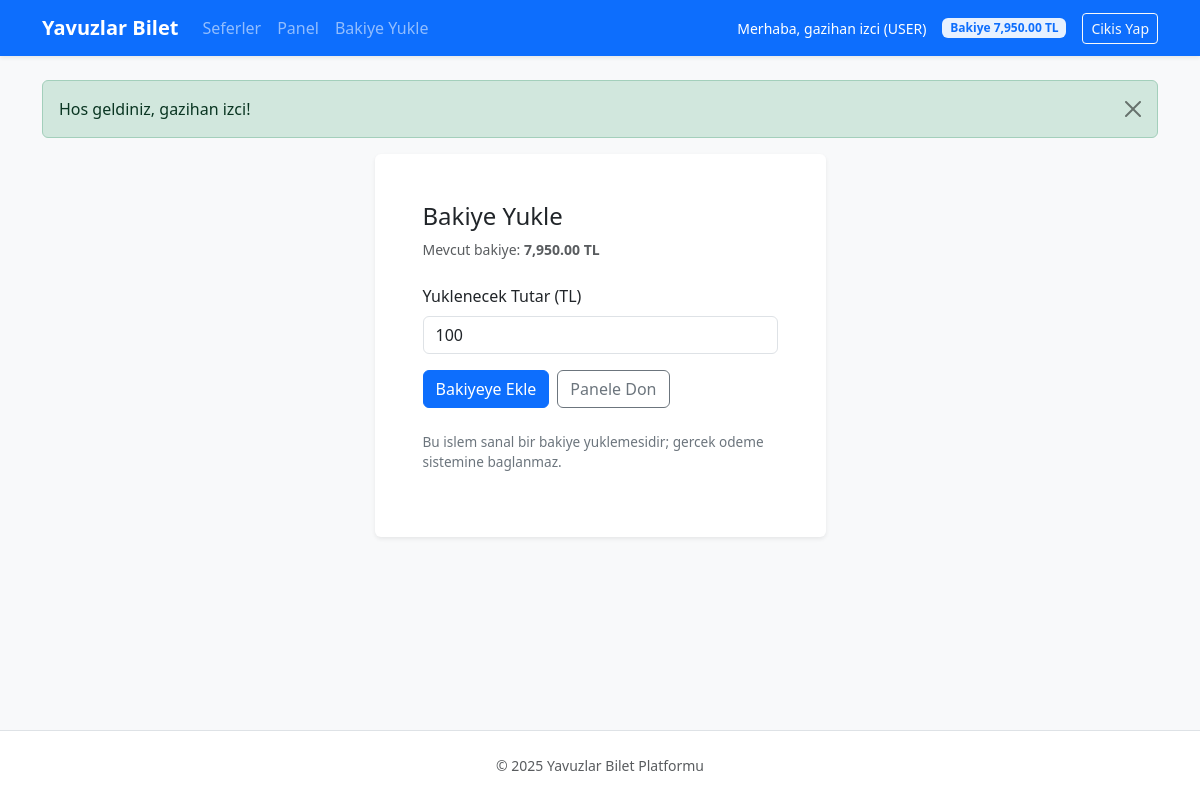
Screenshot of /balance_topup.php (signed in) with the database file from the repository.
### tables this page shows
CREATE TABLE users (
            id TEXT PRIMARY KEY,
            full_name TEXT NOT NULL,
            email TEXT NOT NULL UNIQUE,
            role TEXT NOT NULL CHECK(role IN ("user", "company", "admin")),
            password TEXT NOT NULL,
            company_id TEXT,
            balance REAL NOT NULL DEFAULT 0,
            created_at TEXT NOT NULL DEFAULT CURRENT_TIMESTAMP,
            FOREIGN KEY (company_id) REFERENCES bus_companies(id) ON DELETE SET NULL
        );

### includes/config.php (called while the page is built, shortened)
<?php
function db(): PDO
{
    static $pdo = null;
    if ($pdo === null) {
        $pdo = new PDO('sqlite:' . DB_PATH);
        $pdo->setAttribute(PDO::ATTR_ERRMODE, PDO::ERRMODE_EXCEPTION);
        $pdo->exec('PRAGMA foreign_keys = ON');
    }
    return $pdo;
}
function current_user(): ?array
{
    return $_SESSION['user'] ?? null;
}
function flash(string $key, ?string $message = null): ?string
{
    if (isset($_SESSION['flash'][$key])) {
        $msg = $_SESSION['flash'][$key];
        return $msg;
    }
    return null;
}
function sanitize(string $value): string
{
    return htmlspecialchars($value, ENT_QUOTES, 'UTF-8');
}
function post(string $key, $default = null)
{
    return $_POST[$key] ?? $default;
}
?>

### includes/helpers.php (called while the page is built, shortened)
<?php
require_once __DIR__ . '/config.php';
function find_user_by_id(string $id): ?array
{
    $stmt = db()->prepare('SELECT * FROM users WHERE id = :id');
    $stmt->execute([':id' => $id]);
    $user = $stmt->fetch(PDO::FETCH_ASSOC);
    return $user ?: null;
}
function refresh_user_session(): void
{
    $user = current_user();
    $fresh = find_user_by_id($user['id']);
}
?>

### balance_topup.php (the view, shortened to what this page needs)
<?php
require_once __DIR__ . '/includes/helpers.php';
refresh_user_session();
require __DIR__ . '/includes/header.php';
?>
<section class="row justify-content-center">
    <div class="col-md-8 col-lg-5">
        <div class="card border-0 shadow-sm card-lift">
            <div class="card-body p-4 p-lg-5">
                <h1 class="h4 mb-2">Bakiye Yukle</h1>
                <p class="text-muted small mb-4">Mevcut bakiye: <strong><?php echo number_format((float)$user['balance'], 2); ?> TL</strong></p>
                <form method="post" class="row g-3">
                    <div class="col-12">
                        <label class="form-label" for="amount">Yuklenecek Tutar (TL)</label>
                        <input class="form-control" type="number" name="amount" id="amount" min="1" max="10000" step="0.01" required value="<?php echo sanitize((string)post('amount', '100')); ?>">
                    </div>
                    <div class="col-12 d-grid gap-2 d-md-flex justify-content-md-start">
                        <button class="btn btn-primary" type="submit">Bakiyeye Ekle</button>
                        <a class="btn btn-outline-secondary" href="dashboard.php">Panele Don</a>
                    </div>
                </form>
                <p class="form-note mt-4">Bu islem sanal bir bakiye yuklemesidir; gercek odeme sistemine baglanmaz.</p>
            </div>
        </div>
    </div>
</section>
<?php require __DIR__ . '/includes/footer.php'; ?>

### includes/header.php (shortened to what this page needs)
<?php
require_once __DIR__ . '/config.php';
$user = current_user();
?>
<!DOCTYPE html>
<html lang="tr">
<head>
    <link href="https://cdn.jsdelivr.net/npm/bootstrap@5.3.3/dist/css/bootstrap.min.css" rel="stylesheet">
    <link rel="stylesheet" href="assets/style.css">
</head>
<body class="bg-light d-flex flex-column min-vh-100">
<nav class="navbar navbar-expand-lg navbar-dark bg-primary shadow-sm">
    <div class="container">
        <a class="navbar-brand fw-semibold" href="index.php">Yavuzlar Bilet</a>
        <div class="collapse navbar-collapse" id="mainNav">
            <ul class="navbar-nav me-auto mb-2 mb-lg-0">
                <li class="nav-item"><a class="nav-link" href="index.php">Seferler</a></li>
                <?php if ($user): ?>
                    <li class="nav-item"><a class="nav-link" href="dashboard.php">Panel</a></li>
                    <?php if ($user['role'] === 'user'): ?>
                        <li class="nav-item"><a class="nav-link" href="balance_topup.php">Bakiye Yukle</a></li>
                    <?php endif; ?>
                <?php endif; ?>
            </ul>
            <div class="d-flex align-items-center gap-3">
                <?php if ($user): ?>
                    <span class="navbar-text text-white small">
                        Merhaba, <?php echo sanitize($user['name']); ?> (<?php echo strtoupper($user['role']); ?>)
                    </span>
                    <?php if ($user['role'] === 'user'): ?>
                        <span class="badge badge-balance fw-semibold">Bakiye <?php echo number_format((float)$user['balance'], 2); ?> TL</span>
                    <?php endif; ?>
                    <a class="btn btn-outline-light btn-sm" href="logout.php">Cikis Yap</a>
                <?php else: ?>
                    <a class="btn btn-outline-light btn-sm" href="login.php">Giris Yap</a>
                    <a class="btn btn-light btn-sm" href="register.php">Kayit Ol</a>
                <?php endif; ?>
            </div>
        </div>
    </div>
</nav>
<main class="container py-4">
    <?php if ($message = flash('success')): ?>
        <div class="alert alert-success alert-dismissible fade show" role="alert">
            <?php echo sanitize($message); ?>
            <button type="button" class="btn-close" data-bs-dismiss="alert" aria-label="Kapat"></button>
        </div>
    <?php endif; ?>

### assets/style.css (style rules this page uses)
body { font-family: "Segoe UI", Tahoma, sans-serif; }
.card-lift { transition: transform 0.15s ease, box-shadow 0.15s ease; }
.badge-balance { background: rgba(255, 255, 255, 0.9); color: #0d6efd; }
.form-note { font-size: 0.85rem; color: #6c757d; }

### rows the page displays
users: full_name "gazihan izci", role "USER", balance "7,950.00"

### other values shown
$message "Hos geldiniz, gazihan izci!"
